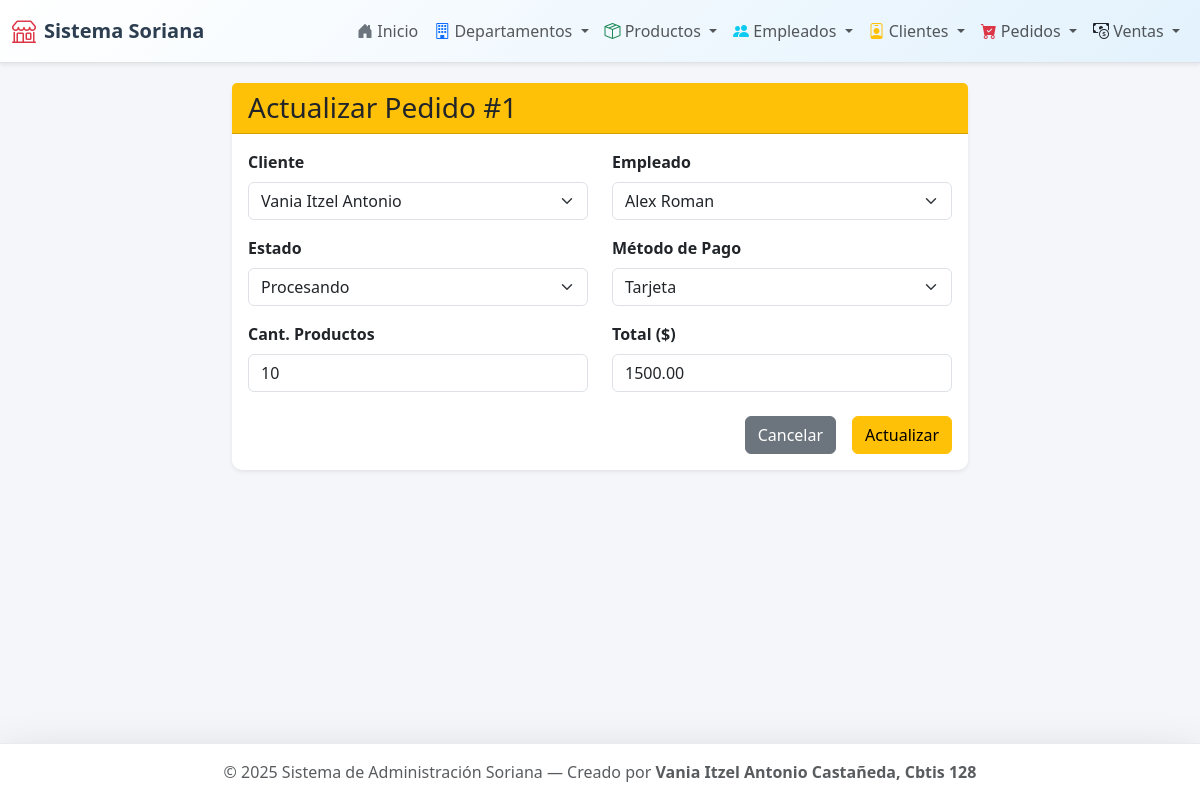
The page /pedidos/actualizar/1/ on the database its author committed.
### app_Soriana/models.py (models this page shows, shortened)
class Pedidos(models.Model):
    id = models.AutoField(primary_key=True)
    ESTADO_PEDIDO_CHOICES = [
        ('Pendiente', 'Pendiente'),
        ('Procesando', 'Procesando'),
        ('Enviado', 'Enviado'),
        ('Entregado', 'Entregado'),
        ('Cancelado', 'Cancelado'),
    ]
    METODO_PAGO_CHOICES = [
        ('Tarjeta', 'Tarjeta de Crédito/Débito'),
        ('Efectivo', 'Efectivo'),
        ('Transferencia', 'Transferencia Bancaria'),
        ('PayPal', 'PayPal'),
    ]
    id_cliente = models.ForeignKey(Clientes, on_delete=models.CASCADE)
    id_empleado = models.ForeignKey(Empleados, on_delete=models.CASCADE, blank=True, null=True)
    fecha_pedido = models.DateTimeField(auto_now_add=True)
    estado_pedido = models.CharField(max_length=20, choices=ESTADO_PEDIDO_CHOICES, default='Pendiente')
    cant_productos = models.IntegerField(default=0)
    total_pedido = models.DecimalField(max_digits=10, decimal_places=2, default=0.00)
    metodo_pago = models.CharField(max_length=50, choices=METODO_PAGO_CHOICES, default='Tarjeta')

class Clientes(models.Model):
    id = models.AutoField(primary_key=True)
    TIPO_REGISTRO_CHOICES = [
        ('Local', 'Local'),
        ('En linea', 'En linea'),
    ]
    nombre = models.CharField(max_length=100)
    apellido = models.CharField(max_length=100)
    email = models.EmailField(unique=True)
    telefono = models.CharField(max_length=15, blank=True, null=True)
    fecha_registro = models.DateField(auto_now_add=True)
    tipo_registro = models.CharField(max_length=20, choices=TIPO_REGISTRO_CHOICES, default='Particular')

class Empleados(models.Model):
    id = models.AutoField(primary_key=True)
    nombre = models.CharField(max_length=100)
    apellido = models.CharField(max_length=100)
    puesto = models.CharField(max_length=100)
    fecha_contratacion = models.DateField()
    salario = models.DecimalField(max_digits=10, decimal_places=2)

### app_Soriana/views.py (the view)
# urls.py: path('pedidos/actualizar/<int:id>/', views.actualizar_Pedidos, name='actualizar_Pedidos'),
def actualizar_Pedidos(request, id):
    pedido = get_object_or_404(Pedidos, id=id)
    clientes = Clientes.objects.all()
    empleados = Empleados.objects.all()
    return render(request, 'Pedidos/actualizar_Pedidos.html', {'pedido': pedido, 'clientes': clientes, 'empleados': empleados})

### app_Soriana/templates/Pedidos/actualizar_Pedidos.html (shortened to what this page needs)
{% extends 'base.html' %}
{% block content %}
<div class="row justify-content-center">
    <div class="col-md-8">
        <div class="card shadow-sm">
            <div class="card-header bg-warning text-dark">
                <h3 class="mb-0">Actualizar Pedido #{{ pedido.id }}</h3>
            </div>
            <div class="card-body">
                <form method="POST" action="{% url 'realizar_actualizacion_Pedidos' pedido.id %}">
                    <div class="row mb-3">
                        <div class="col">
                            <label class="form-label fw-bold">Cliente</label>
                            <select name="id_cliente" class="form-select" required>
                                {% for c in clientes %}
                                <option value="{{ c.id }}" {% if c.id == pedido.id_cliente.id %}selected{% endif %}>
                                    {{ c.nombre }} {{ c.apellido }}
                                </option>
                                {% endfor %}
                            </select>
                        </div>
                        <div class="col">
                            <label class="form-label fw-bold">Empleado</label>
                            <select name="id_empleado" class="form-select">
                                {% for e in empleados %}
                                <option value="{{ e.id }}" {% if pedido.id_empleado and e.id == pedido.id_empleado.id %}selected{% endif %}>
                                    {{ e.nombre }} {{ e.apellido }}
                                </option>
                                {% endfor %}
                            </select>
                        </div>
                    </div>
                    <div class="row mb-3">
                        <div class="col">
                            <label class="form-label fw-bold">Estado</label>
                            <select name="estado" class="form-select">
                                <option value="Procesando" {% if pedido.estado_pedido == 'Procesando' %}selected{% endif %}>Procesando</option>
                            </select>
                        </div>
                        <div class="col">
                            <label class="form-label fw-bold">Método de Pago</label>
                            <select name="metodo_pago" class="form-select">
                                <option value="Tarjeta" {% if pedido.metodo_pago == 'Tarjeta' %}selected{% endif %}>Tarjeta</option>
                            </select>
                        </div>
                    </div>
                    <div class="row mb-3">
                        <div class="col">
                            <label class="form-label fw-bold">Cant. Productos</label>
                            <input type="number" name="cant_productos" value="{{ pedido.cant_productos }}" class="form-control" required>
                        </div>
                        <div class="col">
                            <label class="form-label fw-bold">Total ($)</label>
                            <input type="number" step="0.01" name="total" value="{{ pedido.total_pedido }}" class="form-control" required>
                        </div>
                    </div>
                    <div class="d-grid gap-2 d-md-flex justify-content-md-end mt-4">
                        <a href="{% url 'inicio_Pedidos' %}" class="btn btn-secondary me-md-2">Cancelar</a>
                        <button type="submit" class="btn btn-warning">Actualizar</button>
                    </div>
                </form>
            </div>
        </div>
    </div>
</div>
{% endblock %}

### app_Soriana/templates/base.html (style rules this page uses)
body { background-color: #f4f6f9; color: #444; font-family: 'Segoe UI', Tahoma, Geneva, Verdana, sans-serif; }
.card { border: none; border-radius: 10px; box-shadow: 0 4px 6px rgba(0,0,0,0.05); }

### rows shown on the page
Pedidos: id "1", id_cliente "Vania Itzel Antonio", id_empleado "Alex Roman", estado "Procesando", metodo_pago "Tarjeta", cant_productos "10", total "1500.00"
